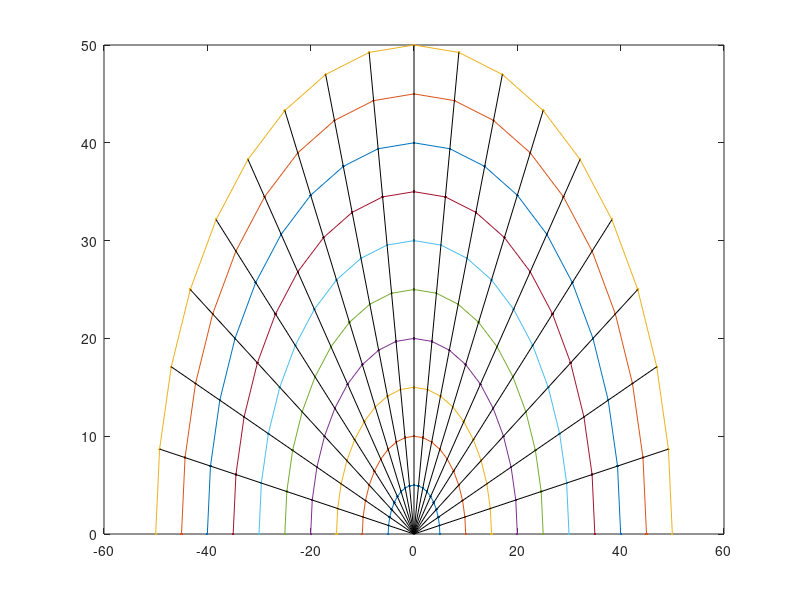

The MATLAB source for this figure:
function [] = logpolar()
base=1.07;
p=(5:5:50);
power=base.^p;
theta=0:pi/18:pi;
x=zeros(19,10);
y=zeros(19,10);
%k=p(i)*cos(theta);
for i=1:1:10
    x(:,i)=p(i)*cos(theta);
    y(:,i)=p(i)*sin(theta);
end
plot(x,y,'.-');
hold on;

line([0 x(2,10)],[0 y(2,10)],'color', [0 0 0]);
line([0 x(3,10)],[0 y(3,10)],'color', [0 0 0]);
line([0 x(4,10)],[0 y(4,10)],'color', [0 0 0]);
line([0 x(5,10)],[0 y(5,10)],'color', [0 0 0]);
line([0 x(6,10)],[0 y(6,10)],'color', [0 0 0]);
line([0 x(7,10)],[0 y(7,10)],'color', [0 0 0]);
line([0 x(8,10)],[0 y(8,10)],'color', [0 0 0]);
line([0 x(9,10)],[0 y(9,10)],'color', [0 0 0]);
line([0 x(10,10)],[0 y(10,10)],'color', [0 0 0]);
line([0 x(11,10)],[0 y(11,10)],'color', [0 0 0]);
line([0 x(12,10)],[0 y(12,10)],'color', [0 0 0]);
line([0 x(13,10)],[0 y(13,10)],'color', [0 0 0]);
line([0 x(14,10)],[0 y(14,10)],'color', [0 0 0]);
line([0 x(15,10)],[0 y(15,10)],'color', [0 0 0]);
line([0 x(16,10)],[0 y(16,10)],'color', [0 0 0]);
line([0 x(17,10)],[0 y(17,10)],'color', [0 0 0]);
line([0 x(18,10)],[0 y(18,10)],'color', [0 0 0]);


end

